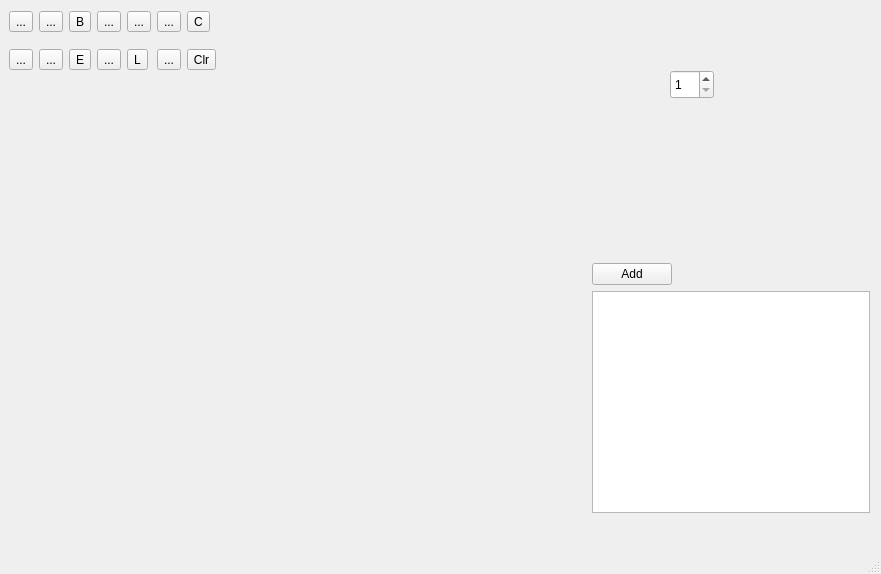
<?xml version="1.0" encoding="UTF-8"?>
<ui version="4.0">
 <class>MainWindow</class>
 <widget class="QMainWindow" name="MainWindow">
  <property name="geometry">
   <rect>
    <x>0</x>
    <y>0</y>
    <width>881</width>
    <height>574</height>
   </rect>
  </property>
  <property name="windowTitle">
   <string>MainWindow</string>
  </property>
  <widget class="QWidget" name="centralwidget">
   <widget class="QWidget" name="layerWidget" native="true">
    <property name="geometry">
     <rect>
      <x>592</x>
      <y>263</y>
      <width>278</width>
      <height>250</height>
     </rect>
    </property>
    <layout class="QGridLayout" name="gridLayout">
     <item row="0" column="0" alignment="Qt::AlignmentFlag::AlignLeft">
      <widget class="QPushButton" name="addLayerBtn">
       <property name="text">
        <string>Add</string>
       </property>
      </widget>
     </item>
     <item row="1" column="0">
      <widget class="QListView" name="layerListView"/>
     </item>
    </layout>
   </widget>
   <widget class="QWidget" name="canvasWidget" native="true">
    <property name="geometry">
     <rect>
      <x>11</x>
      <y>91</y>
      <width>581</width>
      <height>411</height>
     </rect>
    </property>
   </widget>
   <widget class="QWidget" name="toolBarWidget" native="true">
    <property name="geometry">
     <rect>
      <x>9</x>
      <y>0</y>
      <width>581</width>
      <height>80</height>
     </rect>
    </property>
    <widget class="QWidget" name="toolButtonWidget" native="true">
     <property name="geometry">
      <rect>
       <x>0</x>
       <y>0</y>
       <width>207</width>
       <height>83</height>
      </rect>
     </property>
     <layout class="QGridLayout" name="gridLayout_2">
      <item row="0" column="4">
       <widget class="QToolButton" name="smudgeButton">
        <property name="text">
         <string>...</string>
        </property>
       </widget>
      </item>
      <item row="1" column="0">
       <widget class="QToolButton" name="liquifyButton">
        <property name="text">
         <string>...</string>
        </property>
       </widget>
      </item>
      <item row="1" column="2">
       <widget class="QToolButton" name="eraseButton">
        <property name="font">
         <font>
          <pointsize>9</pointsize>
         </font>
        </property>
        <property name="text">
         <string>E</string>
        </property>
       </widget>
      </item>
      <item row="1" column="3">
       <widget class="QToolButton" name="eyedropButton">
        <property name="text">
         <string>...</string>
        </property>
       </widget>
      </item>
      <item row="1" column="5">
       <widget class="QToolButton" name="zoomButton">
        <property name="text">
         <string>...</string>
        </property>
       </widget>
      </item>
      <item row="0" column="2">
       <widget class="QToolButton" name="brushButton">
        <property name="text">
         <string>B</string>
        </property>
       </widget>
      </item>
      <item row="1" column="4">
       <widget class="QToolButton" name="lineButton">
        <property name="text">
         <string>L</string>
        </property>
       </widget>
      </item>
      <item row="1" column="1">
       <widget class="QToolButton" name="transformButton">
        <property name="text">
         <string>...</string>
        </property>
       </widget>
      </item>
      <item row="0" column="3">
       <widget class="QToolButton" name="fillButton">
        <property name="text">
         <string>...</string>
        </property>
       </widget>
      </item>
      <item row="0" column="0">
       <widget class="QToolButton" name="panButton">
        <property name="text">
         <string>...</string>
        </property>
       </widget>
      </item>
      <item row="0" column="5">
       <widget class="QToolButton" name="textButton">
        <property name="text">
         <string>...</string>
        </property>
       </widget>
      </item>
      <item row="0" column="1">
       <widget class="QToolButton" name="selectButton">
        <property name="text">
         <string>...</string>
        </property>
       </widget>
      </item>
      <item row="0" column="6">
       <widget class="QToolButton" name="curveButton">
        <property name="text">
         <string>C</string>
        </property>
       </widget>
      </item>
      <item row="1" column="6">
       <widget class="QToolButton" name="clearButton">
        <property name="text">
         <string>Clr</string>
        </property>
       </widget>
      </item>
     </layout>
    </widget>
   </widget>
   <widget class="QSpinBox" name="widthSpin">
    <property name="geometry">
     <rect>
      <x>670</x>
      <y>70</y>
      <width>44</width>
      <height>29</height>
     </rect>
    </property>
    <property name="minimum">
     <number>1</number>
    </property>
    <property name="maximum">
     <number>10000</number>
    </property>
   </widget>
  </widget>
  <widget class="QMenuBar" name="menubar">
   <property name="geometry">
    <rect>
     <x>0</x>
     <y>0</y>
     <width>881</width>
     <height>18</height>
    </rect>
   </property>
  </widget>
  <widget class="QStatusBar" name="statusbar"/>
 </widget>
 <resources/>
 <connections/>
</ui>
